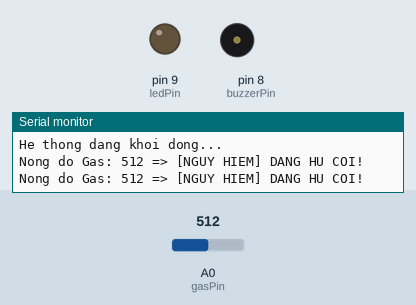
Bench run of a sketch on a simulated Arduino Uno, built with avr-gcc and run on an emulated ATmega328P. Parts: output pins drawn as LEDs (lit = HIGH), buzzer (waves = sounding), the last lines printed to the serial monitor. Dashed ring = blinking. The test bench sets the inputs (shaded band); at power-on: A0 (gasPin) = 512.

Above: at 1.38 s.
1.8 s: A0 (gasPin) set to 417
4.8 s: A0 (gasPin) set to 388
At 4.9 s:
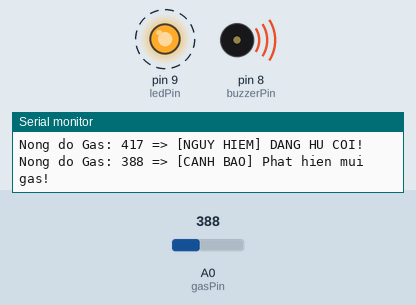
7.8 s: A0 (gasPin) set to 56
10.8 s: A0 (gasPin) set to 45
At 11.7 s:
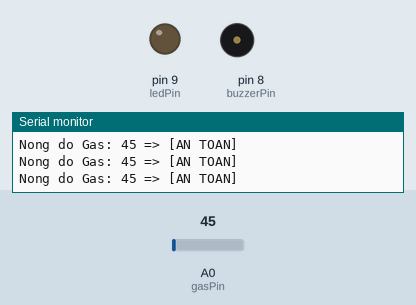
12.7 s: A0 (gasPin) set to 410
At 13.12 s:
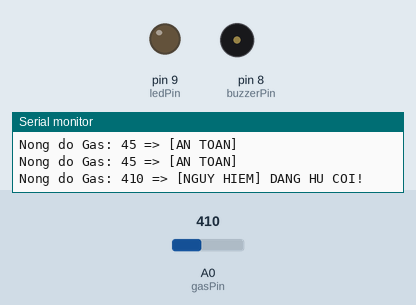
Timing chart, 0 to 16.7 s (numbered marks = the images above; inputs shaded):
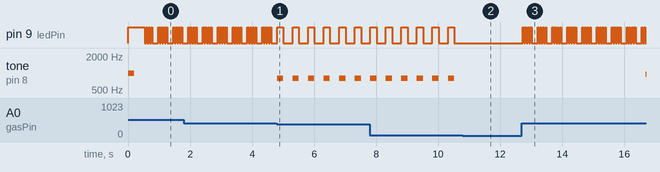

The sketch:

BLKLab_PRJ_51_Do_Nong_Do_Khi_Gas_Voi_Arduino.ino
```cpp
/*=================================================================================================
 * BANLINHKIEN.COM                                            *
 ==================================================================================================
*/

const int gasPin = A0;     // Chân Analog đọc cảm biến gas
const int ledPin = 9;      // Chân Digital điều khiển LED
const int buzzerPin = 8;   // Chân Digital điều khiển Còi xung

int gasValue = 0;

void setup() {
  Serial.begin(9600);

  pinMode(gasPin, INPUT);
  pinMode(ledPin, OUTPUT);
  pinMode(buzzerPin, OUTPUT);

  Serial.println("He thong dang khoi dong...");

  // Test còi và led (Kêu một tiếng bip ngắn bằng hàm tone)
  digitalWrite(ledPin, HIGH);
  tone(buzzerPin, 1000, 200); // Tần số 1000Hz trong 200ms
  delay(500);
  digitalWrite(ledPin, LOW);
  noTone(buzzerPin);
}

void loop() {
  gasValue = analogRead(gasPin);

  Serial.print("Nong do Gas: ");
  Serial.print(gasValue);

  if (gasValue > 400) {
    // ====================================================
    // MUC NGUY HIEM: HU COI TU CAO XUONG THAP
    // ====================================================
    Serial.println(" => [NGUY HIEM] DANG HU COI!");

    // --- PHA XUỐNG: Hú từ cao xuống thấp ---
    for (int freq = 1300; freq >= 500; freq -= 5) {
      tone(buzzerPin, freq);

      // Nháy LED theo tần số âm thanh để tạo hiệu ứng cảnh báo mạnh
      if (freq % 100 < 5) digitalWrite(ledPin, !digitalRead(ledPin));

      delay(2);
    }

    noTone(buzzerPin);          // Tắt âm thanh sau mỗi chu kỳ hú
    digitalWrite(ledPin, LOW);  // Đảm bảo tắt đèn lúc nghỉ
    delay(50);
  }
  else if (gasValue > 50) {
    // MUC CANH BAO: Bip... Bip... ngắt quãng
    Serial.println(" => [CANH BAO] Phat hien mui gas!");

    digitalWrite(ledPin, HIGH);
    tone(buzzerPin, 800);  // Phát tiếng bip tần số 800Hz
    delay(200);

    digitalWrite(ledPin, LOW);
    noTone(buzzerPin);     // Tắt còi
    delay(200);
  }
  else {
    // AN TOAN
    Serial.println(" => [AN TOAN]");
    digitalWrite(ledPin, LOW);
    noTone(buzzerPin);
  }

  // Lưu ý: delay(500) ở cuối loop gốc có thể làm chậm phản ứng của vòng lặp for hú còi
  // Tôi giảm xuống còn 100 để hệ thống nhạy hơn
  delay(100);
}
```

Measured:
- the behaviour switches between 401 and 400 on A0 (gasPin) (found by bisection; images 0 and 1)
- the behaviour switches between 51 and 50 on A0 (gasPin) (found by bisection; images 1 and 2)
- after the input at 10.8 s, pin 9 (ledPin): stops changing and stays LOW; tone on pin 8 (buzzerPin): stops changing and stays silent
- after the input at 12.7 s, pin 9 (ledPin): LOW → HIGH at once, then repeats every 0.48 s: 3 × (LOW 0.04 s, HIGH 0.04 s), LOW 0.19 s, HIGH 0.04 s; tone on pin 8 (buzzerPin): silent → 950 Hz after 4.0 s
- by itself, pin 9 (ledPin): alternates HIGH for 0.20 s and LOW for 0.30 s
- by itself, tone on pin 8 (buzzerPin): alternates 800 Hz for 0.20 s and silent for 0.30 s
